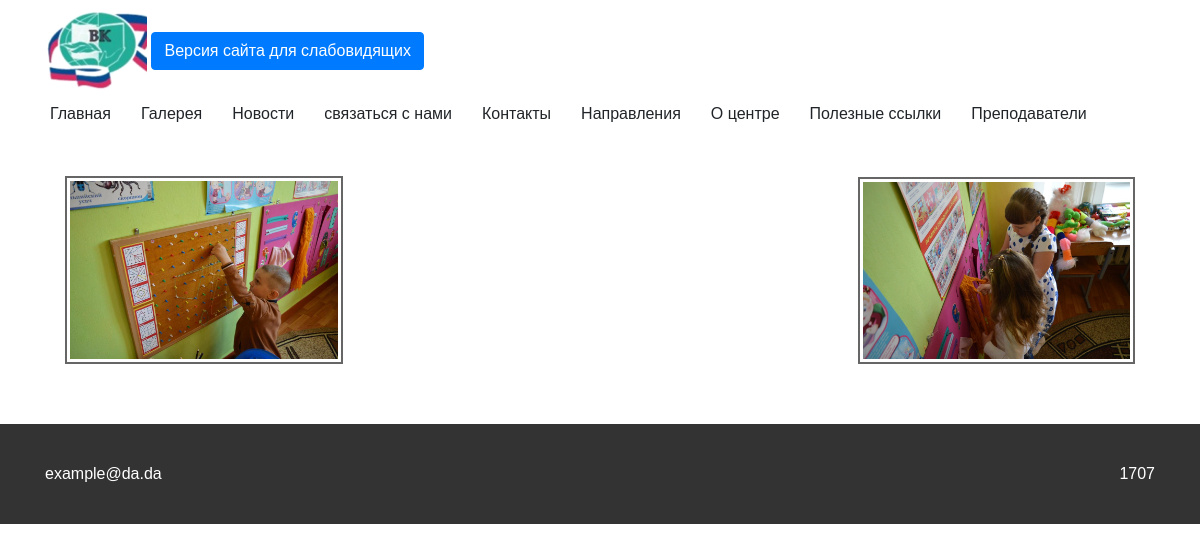
Page /gallery/ on the committed database.
### main/models.py (models this page shows, shortened)
class InfoPages(models.Model):
    name = models.CharField('название страницы', max_length=40, unique=True)
    content = models.TextField('текст страницы')
    class Meta:
        verbose_name = "дополнительная страница"
        verbose_name_plural = "дополнительные страницы"

class GeneralInfo(models.Model):
    contact_email = models.CharField('имейл, который будет показываться на каждой странице сайта', max_length=50)
    contact_phone = models.CharField('номер телефона, который будет показываться на каждой странице сайта', max_length=50)
    class Meta:
        verbose_name = "общая информация"
        verbose_name_plural = "общая информация"

### gallery/models.py (models this page shows, shortened)
class Picture(models.Model):
    image = models.ImageField(upload_to='media/gallery')
    description = models.CharField('описание', max_length=40)
    class Meta:
        verbose_name = 'картинки галлереи'
        verbose_name_plural = 'картинки галлереи'

### gallery/views.py (the view)
# urls.py: path("", views.GalleryListView.as_view(), name='Gallery'),
class GalleryListView(ListView):
    model = Picture
    queryset = Picture.objects.all().order_by('id')
    paginate_by = 10
    template_name = 'gallery.html'

### main/context_processor.py (called while the page is built)
def extras(request):
    general = GeneralInfo.objects.get(id=1)
    info_pages = InfoPages.objects.values('name')
    return {'general': general, 'info_pages': info_pages}

### templates/gallery.html (shortened to what this page needs)
{% extends 'base.html' %}
{% load static %}
{% block content %}
    <div class="container">
    <section>
        <div class="container">
            <div class="demo-gallery">
                <ul id="lightgallery" class="list-unstyled lightgallery row">
                    {% for picture in picture_list %}
                       <li class="col-xs-6 col-sm-4 col-md-3" data-src="{{ picture.image.url }}" data-sub-html="<h4>{{ picture.description }}</h4>">
                        <a href="">
                            <img class="img-responsive" src="{{ picture.image.url }}">
                        </a>
                    </li>
                    {% endfor %}
                </ul>
            </div>
        </div>
    </section>
    </div>
{% endblock content %}

### templates/include/header.html
{% load static %}
<header class="header" id="header">
        <div class="container">
            <div class="row align-items-center justify-content-lg-between">
                <div class="col-lg-auto">
                    <a href="/"><img src="{% static "img/VC_Logo 1.png" %}" alt="лого колледжа"  class="logo"></a>
                    <a href="#" class="bvi-open btn btn-primary" title="Версия сайта для слабовидящих">Версия сайта для слабовидящих</a>
                </div>
                <div class="col-lg-auto">
                    <nav class="">
                        <ul class="nav d-flex justify-content-center">
                            <li class="nav__item">
                                <a href="/">Главная</a>
                            </li>
                            <li class="nav__item">
                                <a href="{% url 'Gallery' %}">Галерея</a>
                            </li>
                            <li class="nav__item">
                                <a href="{% url 'News' %}">Новости</a>
                            </li>
                            <li class="nav__item">
                                <a href="{% url 'contact_form' %}">связаться с нами</a>
                            </li>
                            {% for i in info_pages %}
                            <li class="nav__item">
                                <a href="/info/{{ i.name }}">{{ i.name }}</a>
                            </li>
                            {% endfor %}
                        </ul>
                    </nav>
                </div>
            </div>
            </div>
    </header>

### templates/include/footer.html
<footer class="footer">
        <div class="container footer__container">
            <div class="email">
                {{ general.contact_email }}
            </div>
            <div class="tel">
                {{ general.contact_phone }}
            </div>
        </div>
    </footer>

### static/css/style.css (style rules this page uses)
body { font-family: 'PT Sans', sans-serif; }
img { max-width: 100%; }
*, *::before, *::after { -webkit-box-sizing: border-box; box-sizing: border-box; }
ul, li { display: block; padding: 0; margin: 0; }
a { color: inherit; }
.header { overflow: hidden; background-color: #fff; z-index: 2; position: fixed; top: 0; width: 100%; }
.nav__item a { padding: 5px; border-radius: 10px; }
.nav__item + .nav__item { margin-left: 20px; }
.lightgallery { display: -webkit-box; display: -ms-flexbox; display: flex; -webkit-box-pack: justify; -ms-flex-pack: justify; justify-content: space-between; -webkit-box-align: end; -ms-flex-align: end; align-items: flex-end; -ms-flex-wrap: wrap; flex-wrap: wrap; }
.lightgallery img { width: 200px; }
.lightgallery li { padding: 0; margin: 20px; border: 2px #666 solid; }
.demo-gallery > ul > li a { border: 3px solid #FFF; border-radius: 3px; display: block; overflow: hidden; }
.demo-gallery > ul > li a > img { -webkit-transition: -webkit-transform 0.15s ease 0s; transition: -webkit-transform 0.15s ease 0s; transition: transform 0.15s ease 0s; transition: transform 0.15s ease 0s, -webkit-transform 0.15s ease 0s; -webkit-transform: scale3d(1, 1, 1); transform: scale3d(1, 1, 1); height: 100%; width: 100%; }
.footer { margin-top: 40px; background-color: #333333; }
.footer__container { display: -webkit-box; display: -ms-flexbox; display: flex; -webkit-box-pack: justify; -ms-flex-pack: justify; justify-content: space-between; -webkit-box-align: center; -ms-flex-align: center; align-items: center; color: #fff; min-height: 100px; }

### rows in the picture
InfoPages: name "Контакты"
InfoPages: name "Направления"
InfoPages: name "О центре"
InfoPages: name "Полезные ссылки"
InfoPages: name "Преподаватели"
Picture: image (picture)
Picture: image (picture)
GeneralInfo: contact_email "example@da.da", contact_phone "1707"
